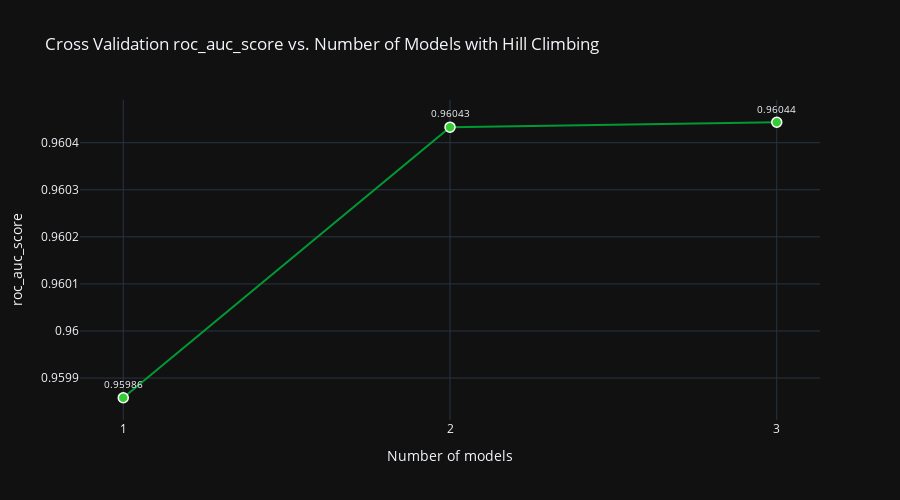
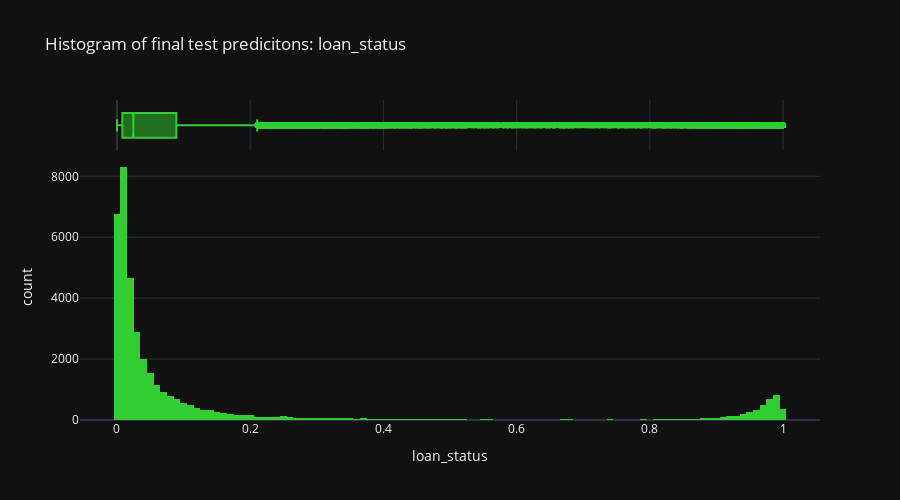

The notebook cell these images were saved under, in order:
### Code cell
# Define evaluation metric
eval_metric = partial(roc_auc_score)

# XGBoost parameters
xgb_params = {
    'objective': 'binary:logistic',
    'eval_metric': 'auc',
    'use_label_encoder': False,
    'random_state': 42,
    'n_estimators': 1000,
    'learning_rate': 0.05,
    'max_depth': 6,
    'subsample': 0.8,
    'colsample_bytree': 0.8,
    "early_stopping_rounds":50,
}

# LightGBM parameters
lgb_params = {
    'objective': 'binary',
    'metric': 'auc',
    'random_state': 42,
    'n_estimators': 1000,
    'learning_rate': 0.05,
    'max_depth': 6,
    'num_leaves': 31,
    'subsample': 0.8,
    'colsample_bytree': 0.8,
}

# CatBoost parameters
cat_params = {
    'loss_function': 'Logloss',
    'eval_metric': 'AUC',
    'random_seed': 42,
    'iterations': 1000,
    'learning_rate': 0.05,
    'depth': 6,
    'verbose': False,
}

models = {
    'XGB': (XGBClassifier, xgb_params),
    'LGB': (lgb.LGBMClassifier, lgb_params),
    'CAT': (CatBoostClassifier, cat_params),
}

# Perform cross-validation for each model
for model_name, (ModelClass, params) in models.items():
    print(f"Training {model_name}...")
    oof_pred = np.zeros(X.shape[0])
    test_pred = np.zeros(X_test.shape[0])

    for fold, (train_idx, val_idx) in enumerate(skf.split(X, y)):
        X_tr, X_val = X.iloc[train_idx], X.iloc[val_idx]
        y_tr, y_val = y.iloc[train_idx], y.iloc[val_idx]

        if model_name == 'CAT':
            model = ModelClass(**params)
            model.fit(
                X_tr, y_tr,
                eval_set=(X_val, y_val),
                use_best_model=True,
                early_stopping_rounds=50,
            )
        elif model_name == 'LGB':
            model = ModelClass(**params)
            model.fit(
                X_tr, y_tr,
                eval_set=[(X_val, y_val)],
                eval_names=['valid'],
                callbacks=[
                    lgb.early_stopping(stopping_rounds=50),
                    lgb.log_evaluation(period=0)
                ],
            )
        else:  # XGBoost
            model = ModelClass(**params)
            model.fit(
                X_tr, y_tr,
                eval_set=[(X_val, y_val)],
                
                verbose=False
            )

        oof_pred[val_idx] = model.predict_proba(X_val)[:, 1]
        test_pred += model.predict_proba(X_test)[:, 1] / n_splits

    oof_preds[model_name] = oof_pred
    test_preds[model_name] = test_pred

# Convert predictions to DataFrames
oof_pred_df = pd.DataFrame(oof_preds)
test_pred_df = pd.DataFrame(test_preds)

# Prepare train DataFrame with target
train_df = pd.DataFrame({
    'loan_status': y
})

# Use the provided climb_hill function (make sure it's defined in your environment)
blended_test_preds = climb_hill(
    train=train_df,
    oof_pred_df=oof_pred_df,
    test_pred_df=test_pred_df,
    target='loan_status',
    objective='maximize',
    eval_metric=eval_metric,
    negative_weights=False,
    precision=0.01,
    plot_hill=True,
    plot_hist=True,
    return_oof_preds=False
)

### Figure 1 — Plotly figure (JSON) as saved in the notebook; plotly's stock layout.template omitted (floating-point values rounded to 4 significant figures)
{"data": [{"hovertemplate": "Number of Models: %{x}<br>CV: %{y}", "legendgroup": "", "line": {"color": "#009933", "dash": "solid"}, "marker": {"color": "#33cc33", "line": {"color": "#FFFFFF", "width": 1.5}, "size": 10, "symbol": "circle"}, "mode": "lines+markers+text", "name": "", "orientation": "v", "showlegend": false, "text": [0.9599, 0.9604, 0.9604], "textfont": {"size": 10}, "textposition": "top center", "type": "scatter", "x": [1, 2, 3], "xaxis": "x", "y": [0.9599, 0.9604, 0.9604], "yaxis": "y"}], "layout": {"autosize": false, "height": 500, "legend": {"tracegroupgap": 0}, "title": {"text": "Cross Validation roc_auc_score vs. Number of Models with Hill Climbing"}, "width": 900, "xaxis": {"anchor": "y", "domain": [0, 1], "tickmode": "array", "tickvals": [1, 2, 3], "title": {"text": "Number of models"}}, "yaxis": {"anchor": "x", "domain": [0, 1], "title": {"text": "roc_auc_score"}}}}

### Figure 2 — Plotly figure (JSON) as saved in the notebook; plotly's stock layout.template omitted (floating-point values rounded to 4 significant figures; data arrays with more than 128 entries replaced by an {"elided": "..."} marker saying what was removed)
{"data": [{"alignmentgroup": "True", "bingroup": "x", "hovertemplate": "test_pred: %{x}<br>count: %{y}", "legendgroup": "", "marker": {"color": "#33cc33", "pattern": {"shape": ""}}, "name": "", "offsetgroup": "", "orientation": "v", "showlegend": false, "type": "histogram", "x": {"elided": "39098 float values"}, "xaxis": "x", "yaxis": "y"}, {"alignmentgroup": "True", "hovertemplate": "test_pred: %{x}<br>count: %{y}", "legendgroup": "", "marker": {"color": "#33cc33"}, "name": "", "notched": true, "offsetgroup": "", "showlegend": false, "type": "box", "x": {"elided": "39098 float values"}, "xaxis": "x2", "yaxis": "y2"}], "layout": {"autosize": false, "barmode": "relative", "height": 500, "legend": {"tracegroupgap": 0}, "title": {"text": "Histogram of final test predicitons: loan_status"}, "width": 900, "xaxis": {"anchor": "y", "domain": [0, 1], "title": {"text": "loan_status"}}, "xaxis2": {"anchor": "y2", "domain": [0, 1], "matches": "x", "showgrid": true, "showticklabels": false}, "yaxis": {"anchor": "x", "domain": [0, 0.8316], "title": {"text": "count"}}, "yaxis2": {"anchor": "x2", "domain": [0.8416, 1], "matches": "y2", "showgrid": false, "showline": false, "showticklabels": false, "ticks": ""}}}
